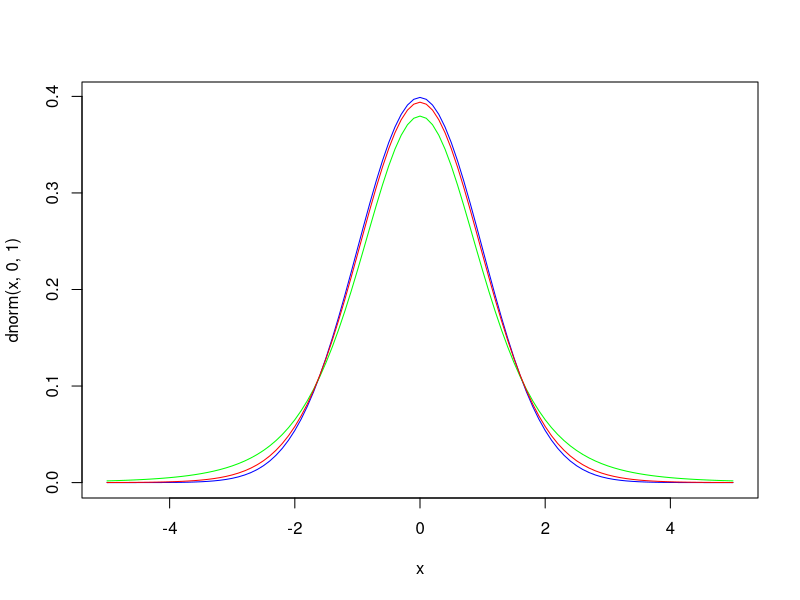
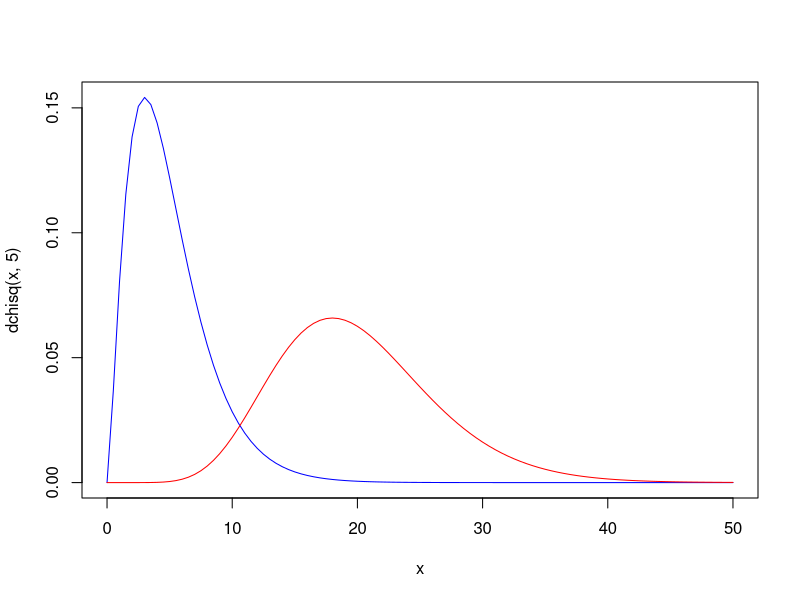

These charts were generated, in order, by the following R code:
## ---- chunk 1
knitr::opts_chunk$set(echo = TRUE)
## ---- chunk 2
curve(dnorm(x,0,1), from = -5, to = 5, col = "blue")
curve(dt(x,5), add = T, col = "green")
curve(dt(x,20), add = T, col = "red")
## ---- chunk 3
curve(dchisq(x,5), from = 0, to =50, col = "blue")
curve(dchisq(x,20), add = T, col = "red")
## ---- chunk 4
d = read.csv("datos/kidiq.csv")
#d$mom_hs = factor(d$mom_hs, labels = c("no", "si"))
## ---- chunk 5
m = lm(kid_score ~ mom_iq + mom_hs, data = d)
## ---- chunk 6
coef(m)
# varianza residual
n = nrow(d)
k = 2 # numero de regresores
(sR2 = sum(resid(m)^2)/(n-k-1))
## ---- chunk 7
X = cbind(rep(1,n), d$mom_iq, d$mom_hs) # tambien X = model.matrix(m)
# Q = inv(t(X)*X)
(Q = solve(crossprod(X))) # crossprod es otra manera de calcular t(X) %*% X
## ---- chunk 8
(beta_var = sR2 * Q)
## ---- chunk 9
(beta_se = sqrt(diag(beta_var)))
## ---- chunk 10
Xa = cbind(d$mom_iq, d$mom_hs)
(Qa = 1/(n-1)*solve(var(Xa)))
## ---- chunk 11
sqrt(diag(Qa)*sR2)
## ---- chunk 12
( xmed = matrix(colMeans(Xa), ncol = 1) )
## ---- chunk 13
sqrt( sR2*(1/n + 1/(n-1)*t(xmed) %*% solve(var(Xa)) %*% xmed ) )
## ---- chunk 14
vcov(m)
## ---- chunk 15
sqrt(diag(vcov(m)))
## ---- chunk 16
(t1 = qt(1-0.05/2, df = n-k-1))
## ---- chunk 17
(LI = coef(m) - qt(1-0.05/2, df = n-k-1)*beta_se)
(LS = coef(m) + qt(1-0.05/2, df = n-k-1)*beta_se)
## ---- chunk 18
data.frame(estimacion = coef(m), se = beta_se, LI, LS)
## ---- chunk 19
confint(m)
## ---- chunk 20
confint(m, level = 0.90)
## ---- chunk 21
sR2
## ---- chunk 22
c((n-k-1)*sR2/qchisq(1-0.05/2, df = n-k-1), (n-k-1)*sR2/qchisq(0.05/2, df = n-k-1))
